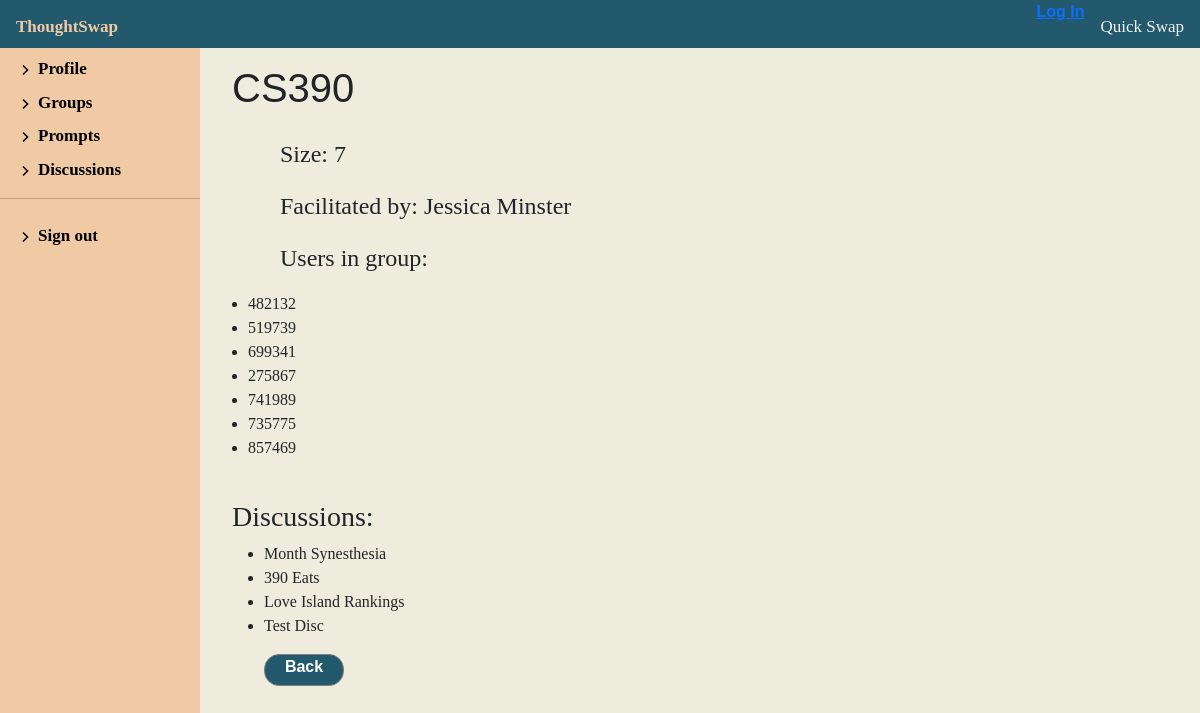
/discussion/1/view-group/CS390, run on the app's committed database.
### discussion/models.py (models this page shows, shortened)
class Group(models.Model):
    facilitator = models.ForeignKey(
        'Facilitator', on_delete=models.SET_NULL, null=True)
    name = models.CharField(max_length=100, null=False, blank=False, default='Group')
    size = models.IntegerField(null=False, blank=False, default=0)

class Facilitator(models.Model):
    id = models.AutoField(primary_key=True)
    first_name = models.CharField(max_length=100, null=True, blank=True)
    last_name = models.CharField(max_length=100, null=True, blank=True)
    username = models.CharField(
        max_length=100, unique=True, null=False, blank=False, default='username')
    def __str__(self):
        return f'{self.first_name} {self.last_name}'
    class Meta:
        permissions = (("can_create_groups", "Create Groups"),)

class Participant(models.Model):
    username = models.CharField(
        max_length=100, null=False, blank=False)  # This is the anonymous username given to the participant
    group = models.ForeignKey('Group', on_delete=models.SET_NULL, null=True)
    def __str__(self):
        return f'{self.username}'

class Discussion(models.Model):
    code = models.IntegerField(default=0, null=False, blank=False)
    name = models.CharField(max_length=200, default='Discussion')
    group = models.ForeignKey('Group', on_delete=models.SET_NULL, null=True)
    def __str__(self):
        return self.name

### discussion/views.py (the view)
# urls.py: path('<int:pk>/view-group/<str:name>', views.GroupView.as_view(), name='view-group'),
class GroupView(CreateView):
    model = Facilitator
    form_class = GroupModelForm
    template_name = 'discussion/profile/group_detail.html'
    def get_context_data(self, **kwargs):
        context = super(GroupView,
                        self).get_context_data(**kwargs)
        context['facilitator'] = Facilitator.objects.get(
            pk=self.kwargs['pk'])
        context['group'] = get_object_or_404(Group, name=self.kwargs['name'])
        return context

### discussion/templates/discussion/profile/group_detail.html
{% extends "discussion/profile/facilitator_profile.html" %}
{% block profileContent %}
<div class="facilitator-profile">
    <h1 class="discussion-header">{{ group.name }}</h1>
    <div class="group-bio">
        <p>Size: {{ group.size }}</p>
        <p>Facilitated by: {{ group.facilitator }}</p>
        <p>Users in group:</p>
        <ul>
            {% for user in group.participant_set.all %}
            <li>{{ user }}</li>
            {% endfor %}
        </ul>
    </div>
    <div class="group-info" id="create-prompt">
        <h3>Discussions: </h3>
        <ul>
            {% for discussion in group.discussion_set.all %}
            {% if discussion.group.name == group.name %}
            <li>{{ discussion }}</li>
            {% endif %}
            {% endfor %}
        </ul>
    </div>
    <a class="back-btn" href="{% url 'facilitator-groups' pk=facilitator.pk %}"> Back</a>
</div>
{% endblock %}

### discussion/static/css/styles.css (style rules this page uses)
.facilitator-profile { width: 100%; margin-left: 1em; }
.discussion-header { padding: 1rem; }
.group-bio { padding-bottom: 0.5rem; }
.group-bio>p { margin-left: 4rem; font-size: 24px; }
.group-info { margin: 1rem; }
#create-prompt { display: block; }
body { background: #eeecdd; margin: 0; }
h1 { font-family: Arial Black, verdana, sans-serif; }
a { font-family: arial; font-weight: bold; }
p, div, span { font-family: Georgia, 'Times New Roman', Times, serif; }
.back-btn { background-color: #23596d; border: solid 1px grey; border-radius: 15px; width: 5rem; margin: 0rem 1rem 2rem 3rem; height: 2rem; color: white; font-size: medium; font-family: Arial, Helvetica, sans-serif; font-weight: bold; display: inline-block; text-align: center; text-decoration: none; }

### data on the page
Group: name "CS390", size "7", facilitator "Jessica Minster"
Participant: username "482132"
Participant: username "519739"
Participant: username "699341"
Participant: username "275867"
Participant: username "741989"
Participant: username "735775"
Participant: username "857469"
Discussion: name "Month Synesthesia"
Discussion: name "390 Eats"
Discussion: name "Love Island Rankings"
Discussion: name "Test Disc"
